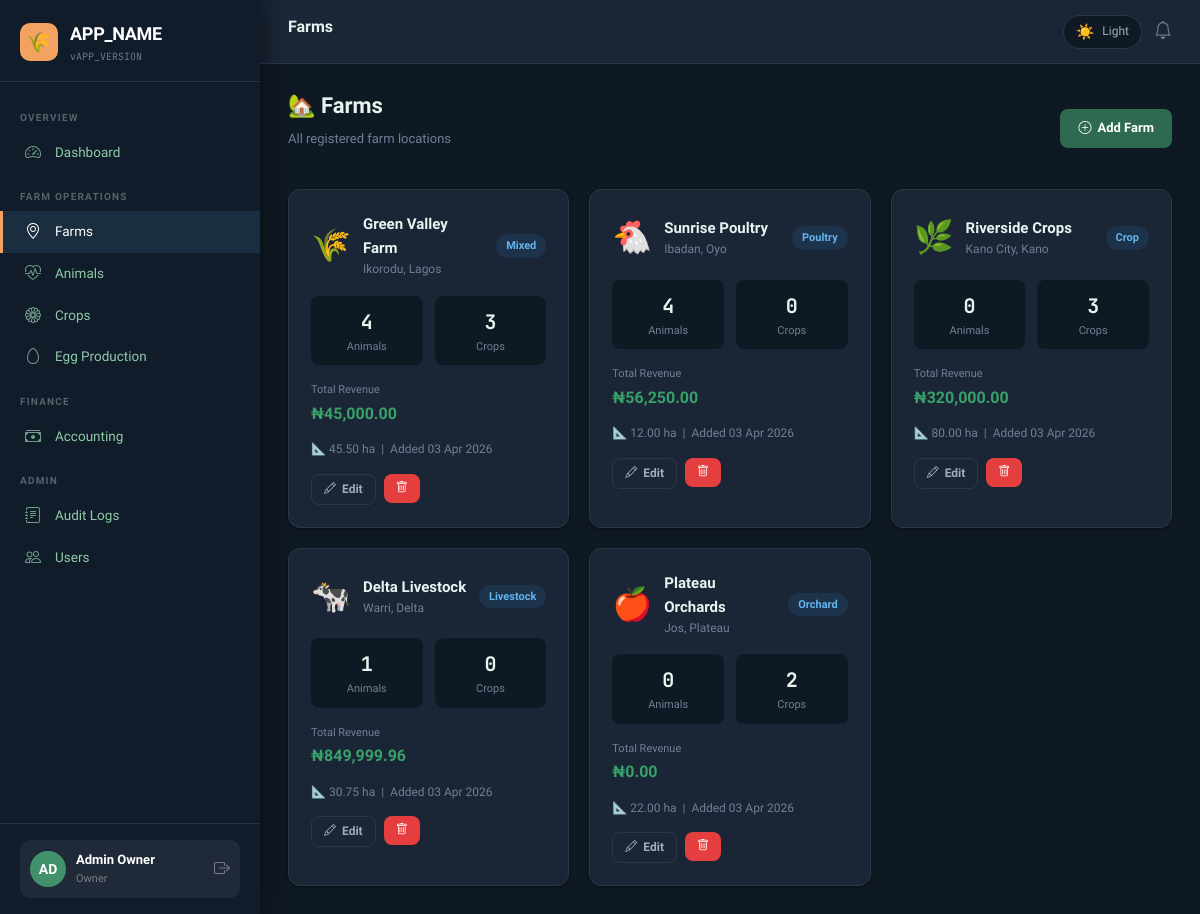
The page /modules/farms/index.php (signed in) on the database its author committed.
### tables this page shows
CREATE TABLE `farms` (
  `id`         INT UNSIGNED NOT NULL AUTO_INCREMENT,
  `name`       VARCHAR(150) NOT NULL,
  `state`      VARCHAR(100) NOT NULL,
  `city`       VARCHAR(100) NOT NULL,
  `type`       ENUM('crop','livestock','mixed','poultry','aquaculture','orchard') NOT NULL DEFAULT 'mixed',
  `size`       DECIMAL(10,2) NOT NULL COMMENT 'Size in hectares',
  `created_at` TIMESTAMP NOT NULL DEFAULT CURRENT_TIMESTAMP,
  `updated_at` TIMESTAMP NOT NULL DEFAULT CURRENT_TIMESTAMP ON UPDATE CURRENT_TIMESTAMP,
  PRIMARY KEY (`id`),
  INDEX `idx_farms_state` (`state`),
  INDEX `idx_farms_type` (`type`)
);

### core/auth.php (called while the page is built, shortened)
<?php
class Auth {
    public static function role(): string {
        return $_SESSION['user_role'] ?? 'viewer';
    }
}

### core/rbac_logger_helpers.php (called while the page is built, shortened)
<?php
class RBAC {
    private static array $permissions = [
        'owner' => [
            'farms'    => ['view','create','edit','delete'],
            'animals'  => ['view','create','edit','delete','sell'],
            'crops'    => ['view','create','edit','delete','harvest'],
            'eggs'     => ['view','create','edit','delete'],
            'sales'    => ['view','create'],
            'logs'     => ['view'],
            'users'    => ['view','create','edit','delete'],
            'reports'  => ['view','export'],
        ],
        'manager' => [
            'farms'    => ['view'],
            'animals'  => ['view','create','edit','sell'],
            'crops'    => ['view','create','edit','harvest'],
            'eggs'     => ['view','create','edit'],
            'sales'    => ['view','create'],
            'logs'     => ['view'],
            'users'    => ['view'],
            'reports'  => ['view'],
        ],
        'viewer' => [
            'farms'    => ['view'],
            'animals'  => ['view'],
            'crops'    => ['view'],
            'eggs'     => ['view'],
            'sales'    => ['view'],
            'logs'     => ['view'],
            'users'    => [],
            'reports'  => ['view'],
        ],
    ];
    public static function can(string $module, string $action): bool {
        $role = Auth::role();
        return in_array($action, self::$permissions[$role][$module] ?? [], true);
    }
    public static function farmScope(): ?int {
        $role = Auth::role();
        if ($role === 'owner') return null;
        return (int)($_SESSION['farm_id'] ?? 0);
    }
}
function money(float $amount): string {
    return '₦' . number_format($amount, 2);
}
function e(string $str): string {
    return htmlspecialchars($str, ENT_QUOTES, 'UTF-8');
}

### core/db.php (called while the page is built, shortened)
<?php
class DB {
    private static ?PDO $instance = null;
    public static function getInstance(): PDO {
        if (self::$instance === null) {
            $dsn = sprintf(
                'mysql:host=%s;dbname=%s;charset=%s',
                DB_HOST, DB_NAME, DB_CHARSET
            );
            $options = [
                PDO::ATTR_ERRMODE            => PDO::ERRMODE_EXCEPTION,
                PDO::ATTR_DEFAULT_FETCH_MODE => PDO::FETCH_ASSOC,
                PDO::ATTR_EMULATE_PREPARES   => false,
            ];
            try {
                self::$instance = new PDO($dsn, DB_USER, DB_PASS, $options);
            } catch (PDOException $e) {
                error_log('DB Connection failed: ' . $e->getMessage());
                die(json_encode(['error' => 'Database connection failed. Please contact support.']));
            }
        }
        return self::$instance;
    }
    public static function query(string $sql, array $params = []): PDOStatement {
        $stmt = self::getInstance()->prepare($sql);
        $stmt->execute($params);
        return $stmt;
    }
    public static function rows(string $sql, array $params = []): array {
        return self::query($sql, $params)->fetchAll();
    }
}

### modules/farms/index.php (the view, shortened to what this page needs)
<?php
require_once __DIR__ . '/../../core/db.php';
require_once __DIR__ . '/../../core/auth.php';
require_once __DIR__ . '/../../core/rbac_logger_helpers.php';
$scope = RBAC::farmScope();
$where = $scope ? "WHERE id = $scope" : '';
$farms = DB::rows("SELECT f.*,
    (SELECT COUNT(*) FROM animals a WHERE a.farm_id = f.id AND a.sold = 0) AS animal_count,
    (SELECT COUNT(*) FROM crops c WHERE c.farm_id = f.id AND c.harvested = 0) AS crop_count,
    (SELECT COALESCE(SUM(total_amount),0) FROM sales s WHERE s.farm_id = f.id) AS total_revenue
    FROM farms f $where ORDER BY f.created_at DESC");
include __DIR__ . '/../../templates/header.php';
?>
<div class="ff-page-header">
  <div>
    <h2 class="ff-page-title">🏡 Farms</h2>
    <p class="ff-page-subtitle">All registered farm locations</p>
  </div>
  <?php if (RBAC::can('farms', 'create')): ?>
  <a href="create.php" class="ff-btn ff-btn-primary"><i class="bi bi-plus-circle"></i> Add Farm</a>
  <?php endif; ?>
</div>
<div class="grid-3">
  <?php foreach ($farms as $farm):
    $typeIcons = ['crop'=>'🌿','livestock'=>'🐄','mixed'=>'🌾','poultry'=>'🐔','aquaculture'=>'🐟','orchard'=>'🍎'];
    $icon = $typeIcons[$farm['type']] ?? '🌾';
  ?>
  <div class="ff-card">
    <div class="ff-card-body">
      <div class="d-flex align-center gap-12 mb-16">
        <div style="font-size:32px;"><?= $icon ?></div>
        <div>
          <div style="font-size:15px;font-weight:700;"><?= e($farm['name']) ?></div>
          <div style="font-size:12px;color:var(--text-muted);"><?= e($farm['city']) ?>, <?= e($farm['state']) ?></div>
        </div>
        <span class="ff-badge ff-badge-info" style="margin-left:auto;"><?= e(ucfirst($farm['type'])) ?></span>
      </div>
      <div style="display:grid;grid-template-columns:1fr 1fr;gap:12px;margin-bottom:16px;">
        <div style="background:var(--bg-body);border-radius:8px;padding:10px;text-align:center;">
          <div style="font-size:20px;font-weight:700;font-family:var(--ff-mono);"><?= $farm['animal_count'] ?></div>
          <div style="font-size:11px;color:var(--text-muted);">Animals</div>
        </div>
        <div style="background:var(--bg-body);border-radius:8px;padding:10px;text-align:center;">
          <div style="font-size:20px;font-weight:700;font-family:var(--ff-mono);"><?= $farm['crop_count'] ?></div>
          <div style="font-size:11px;color:var(--text-muted);">Crops</div>
        </div>
      </div>
      <div style="margin-bottom:14px;">
        <div style="font-size:11px;color:var(--text-muted);margin-bottom:2px;">Total Revenue</div>
        <div style="font-size:16px;font-weight:700;color:var(--color-success);"><?= money($farm['total_revenue']) ?></div>
      </div>
      <div style="font-size:12px;color:var(--text-muted);margin-bottom:14px;">
        📐 <?= number_format($farm['size'], 2) ?> ha &nbsp;|&nbsp; Added <?= date('d M Y', strtotime($farm['created_at'])) ?>
      </div>
      <div class="d-flex gap-8">
        <?php if (RBAC::can('farms', 'edit')): ?>
        <a href="edit.php?id=<?= $farm['id'] ?>" class="ff-btn ff-btn-outline ff-btn-sm"><i class="bi bi-pencil"></i> Edit</a>
        <?php endif; ?>
        <?php if (RBAC::can('farms', 'delete')): ?>
        <form method="POST" action="delete.php" id="del-f-<?= $farm['id'] ?>" style="display:inline;">
          <button type="button" class="ff-btn ff-btn-danger ff-btn-sm" onclick="confirmDelete('del-f-<?= $farm['id'] ?>','Delete this farm and ALL its data?')">
            <i class="bi bi-trash"></i>
          </button>
        </form>
        <?php endif; ?>
      </div>
    </div>
  </div>
  <?php endforeach; ?>
</div>
<?php include __DIR__ . '/../../templates/footer.php'; ?>

### assets/css/app.css (style rules this page uses)
:root { --ff-primary: 'Sora', sans-serif; --ff-mono: 'JetBrains Mono', monospace; --color-brand: #2d6a4f; --color-brand-light: #40916c; --color-brand-dark: #1b4332; --color-accent: #f4a261; --color-accent-dark: #e76f51; --bg-body: #f0f4f8; --bg-card: #ffffff; --bg-sidebar: #1b4332; --bg-sidebar-hover: #2d6a4f; --bg-header: #ffffff; --bg-input: #ffffff; --bg-table-alt: #f8fafb; --text-primary: #1a2e1a; --text-secondary: #4a5568; --text-muted: #718096; --text-sidebar: #d8f3dc; --text-sidebar-active: #ffffff; --text-on-brand: #ffffff; --border-color: #e2e8f0; --border-input: #cbd5e0; --shadow-card: 0 1px 3px rgba(0,0,0,.08), 0 1px 2px rgba(0,0,0,.04); --shadow-card-hover: 0 4px 16px rgba(0,0,0,.12); --shadow-sidebar: 4px 0 20px rgba(0,0,0,.15); --color-success: #38a169; --color-warning: #d69e2e; --color-danger: #e53e3e; --color-info: #3182ce; --radius-card: 12px; --radius-btn: 8px; --radius-input: 8px; --sidebar-width: 260px; --header-height: 64px; --transition: all 0.2s ease; }
[data-theme="dark"] { --bg-body: #0f1923; --bg-card: #1a2535; --bg-sidebar: #111c2a; --bg-sidebar-hover: #1a2e3f; --bg-header: #1a2535; --bg-input: #1e2d40; --bg-table-alt: #1e2d40; --text-primary: #e8f4f0; --text-secondary: #a0aec0; --text-muted: #718096; --text-sidebar: #90cba8; --text-sidebar-active: #ffffff; --border-color: #2d3748; --border-input: #2d3748; --shadow-card: 0 1px 3px rgba(0,0,0,.3), 0 1px 2px rgba(0,0,0,.2); --shadow-card-hover: 0 4px 20px rgba(0,0,0,.4); --shadow-sidebar: 4px 0 20px rgba(0,0,0,.4); }
*, *::before, *::after { box-sizing: border-box; margin: 0; padding: 0; }
html { scroll-behavior: smooth; }
body { font-family: var(--ff-primary); background: var(--bg-body); color: var(--text-primary); min-height: 100vh; transition: background 0.3s ease, color 0.3s ease; font-size: 14px; line-height: 1.6; }
h1, h2, h3, h4, h5, h6 { font-weight: 600; color: var(--text-primary); line-height: 1.3; }
a { color: var(--color-brand-light); text-decoration: none; }
.ff-page-header { display: flex; align-items: center; justify-content: space-between; margin-bottom: 24px; flex-wrap: wrap; gap: 12px; }
.ff-page-title { font-size: 22px; font-weight: 700; color: var(--text-primary); }
.ff-page-subtitle { font-size: 13px; color: var(--text-muted); margin-top: 2px; }
.ff-card { background: var(--bg-card); border: 1px solid var(--border-color); border-radius: var(--radius-card); box-shadow: var(--shadow-card); transition: box-shadow 0.2s ease, transform 0.2s ease; overflow: hidden; }
.ff-card-body { padding: 22px; }
.ff-badge { display: inline-flex; align-items: center; gap: 4px; padding: 3px 10px; border-radius: 20px; font-size: 11px; font-weight: 600; white-space: nowrap; }
.ff-badge-info { background: rgba(49,130,206,.15); color: #2b6cb0; }
[data-theme="dark"] .ff-badge-info { color: #63b3ed; }
.ff-btn { display: inline-flex; align-items: center; gap: 6px; padding: 9px 18px; border-radius: var(--radius-btn); font-family: var(--ff-primary); font-size: 13px; font-weight: 600; border: none; cursor: pointer; transition: var(--transition); text-decoration: none; white-space: nowrap; }
.ff-btn-primary { background: var(--color-brand); color: #fff; }
.ff-btn-danger { background: #e53e3e; color: #fff; }
.ff-btn-outline { background: transparent; border: 1.5px solid var(--border-color); color: var(--text-secondary); }
.ff-btn-sm { padding: 5px 12px; font-size: 12px; }
.d-flex { display: flex; }
.align-center { align-items: center; }
.gap-8 { gap: 8px; }
.gap-12 { gap: 12px; }
.mb-16 { margin-bottom: 16px; }
.grid-3 { display: grid; grid-template-columns: repeat(3, 1fr); gap: 20px; }

### rows shown on the page
farms: type "🌾", name "Green Valley Farm", city "Ikorodu", state "Lagos", type "Mixed", animal_count "4", crop_count "3", total_revenue "₦45,000.00", size "45.50", created_at "03 Apr 2026"
farms: type "🐔", name "Sunrise Poultry", city "Ibadan", state "Oyo", type "Poultry", animal_count "4", crop_count "0", total_revenue "₦56,250.00", size "12.00", created_at "03 Apr 2026"
farms: type "🌿", name "Riverside Crops", city "Kano City", state "Kano", type "Crop", animal_count "0", crop_count "3", total_revenue "₦320,000.00", size "80.00", created_at "03 Apr 2026"
farms: type "🐄", name "Delta Livestock", city "Warri", state "Delta", type "Livestock", animal_count "1", crop_count "0", total_revenue "₦849,999.96", size "30.75", created_at "03 Apr 2026"
farms: type "🍎", name "Plateau Orchards", city "Jos", state "Plateau", type "Orchard", animal_count "0", crop_count "2", total_revenue "₦0.00", size "22.00", created_at "03 Apr 2026"

### other values the page prints
APP_NAME "APP_NAME"
APP_VERSION "APP_VERSION"
$initials "AD"
$user['name'] "Admin Owner"
$user['role'] "Owner"
$pageTitle "Farms"
